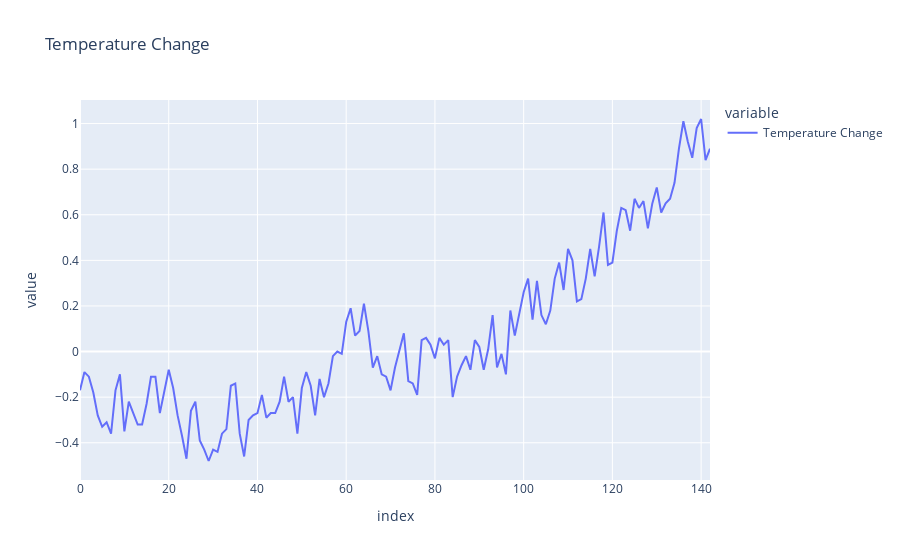
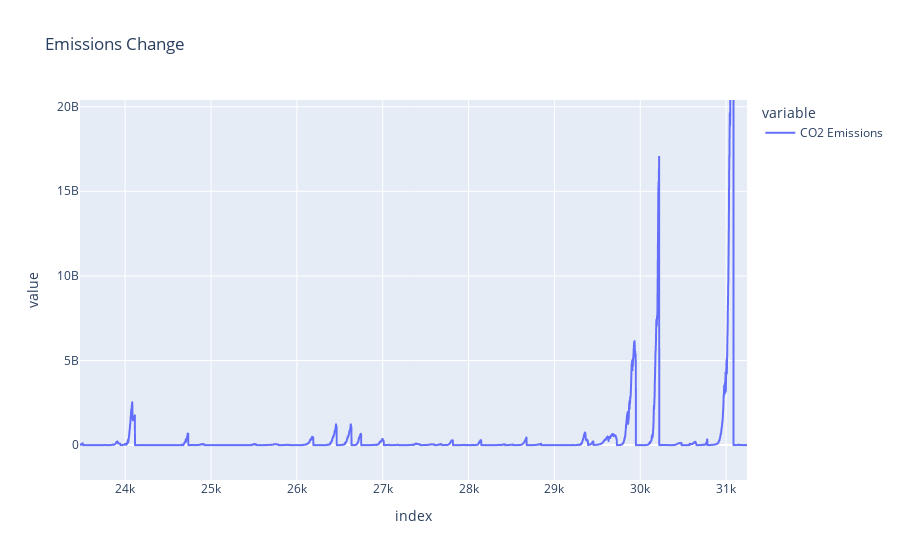
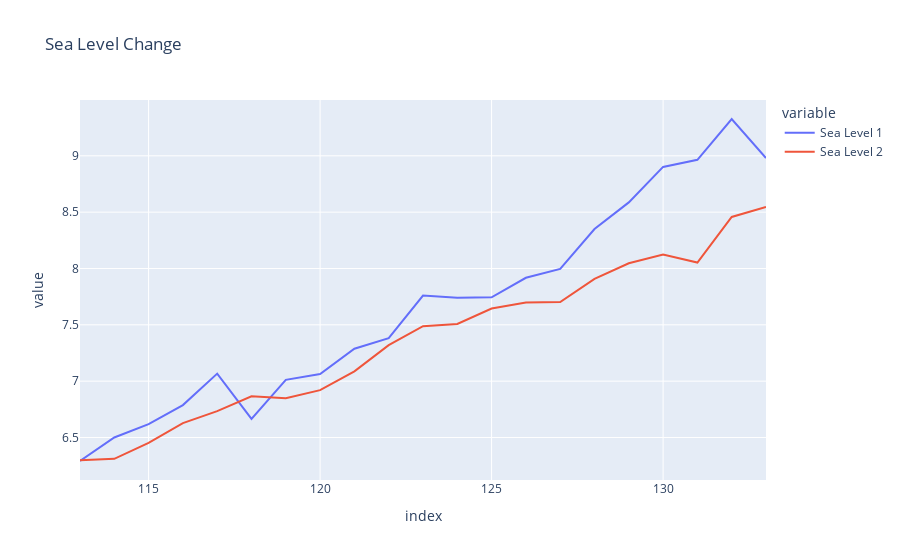

The notebook cell these images were saved under, in order:
### Code cell
# Display plots
temperatures_plot.show()
emissions_plot.show()
sea_levels_plot.show()

### Figure 1 — Plotly figure (JSON) as saved in the notebook; plotly's stock layout.template omitted (floating-point values rounded to 4 significant figures; data arrays with more than 128 entries replaced by an {"elided": "..."} marker saying what was removed)
{"data": [{"hovertemplate": "variable=Temperature Change<br>index=%{x}<br>value=%{y}<extra></extra>", "legendgroup": "Temperature Change", "line": {"color": "#636efa", "dash": "solid"}, "marker": {"symbol": "circle"}, "mode": "lines", "name": "Temperature Change", "orientation": "v", "showlegend": true, "type": "scatter", "x": {"elided": "143 int values"}, "xaxis": "x", "y": {"elided": "143 float values"}, "yaxis": "y"}], "layout": {"autosize": true, "legend": {"title": {"text": "variable"}, "tracegroupgap": 0}, "title": {"text": "Temperature Change"}, "xaxis": {"anchor": "y", "autorange": true, "domain": [0, 1], "range": [0, 142], "title": {"text": "index"}, "type": "linear"}, "yaxis": {"anchor": "x", "autorange": true, "domain": [0, 1], "range": [-0.5633, 1.103], "title": {"text": "value"}, "type": "linear"}}}

### Figure 2 — Plotly figure (JSON) as saved in the notebook; plotly's stock layout.template omitted (floating-point values rounded to 4 significant figures; data arrays with more than 128 entries replaced by an {"elided": "..."} marker saying what was removed)
{"data": [{"hovertemplate": "variable=CO2 Emissions<br>index=%{x}<br>value=%{y}<extra></extra>", "legendgroup": "CO2 Emissions", "line": {"color": "#636efa", "dash": "solid"}, "marker": {"symbol": "circle"}, "mode": "lines", "name": "CO2 Emissions", "showlegend": true, "type": "scattergl", "x": {"elided": "31349 int values"}, "xaxis": "x", "y": {"elided": "31349 float values"}, "yaxis": "y"}], "layout": {"autosize": true, "legend": {"title": {"text": "variable"}, "tracegroupgap": 0}, "title": {"text": "Emissions Change"}, "xaxis": {"anchor": "y", "autorange": false, "domain": [0, 1], "range": [23470.0, 31240.0], "title": {"text": "index"}, "type": "linear"}, "yaxis": {"anchor": "x", "autorange": false, "domain": [0, 1], "range": [-2062000000.0, 20400000000.0], "title": {"text": "value"}, "type": "linear"}}}

### Figure 3 — Plotly figure (JSON) as saved in the notebook; plotly's stock layout.template omitted (floating-point values rounded to 4 significant figures)
{"data": [{"hovertemplate": "variable=Sea Level 1<br>index=%{x}<br>value=%{y}<extra></extra>", "legendgroup": "Sea Level 1", "line": {"color": "#636efa", "dash": "solid"}, "marker": {"symbol": "circle"}, "mode": "lines", "name": "Sea Level 1", "orientation": "v", "showlegend": true, "type": "scatter", "x": [113, 114, 115, 116, 117, 118, 119, 120, 121, 122, 123, 124, 125, 126, 127, 128, 129, 130, 131, 132, 133], "xaxis": "x", "y": [6.291, 6.5, 6.618, 6.787, 7.067, 6.665, 7.012, 7.063, 7.287, 7.382, 7.76, 7.74, 7.744, 7.917, 7.996, 8.35, 8.587, 8.902, 8.965, 9.327, 8.98], "yaxis": "y"}, {"hovertemplate": "variable=Sea Level 2<br>index=%{x}<br>value=%{y}<extra></extra>", "legendgroup": "Sea Level 2", "line": {"color": "#EF553B", "dash": "solid"}, "marker": {"symbol": "circle"}, "mode": "lines", "name": "Sea Level 2", "orientation": "v", "showlegend": true, "type": "scatter", "x": [113, 114, 115, 116, 117, 118, 119, 120, 121, 122, 123, 124, 125, 126, 127, 128, 129, 130, 131, 132, 133], "xaxis": "x", "y": [6.297, 6.311, 6.453, 6.628, 6.734, 6.866, 6.849, 6.921, 7.087, 7.32, 7.488, 7.508, 7.645, 7.697, 7.702, 7.907, 8.046, 8.123, 8.053, 8.457, 8.547], "yaxis": "y"}], "layout": {"autosize": true, "legend": {"title": {"text": "variable"}, "tracegroupgap": 0}, "title": {"text": "Sea Level Change"}, "xaxis": {"anchor": "y", "autorange": true, "domain": [0, 1], "range": [113, 133], "title": {"text": "index"}, "type": "linear"}, "yaxis": {"anchor": "x", "autorange": true, "domain": [0, 1], "range": [6.123, 9.495], "title": {"text": "value"}, "type": "linear"}}}
